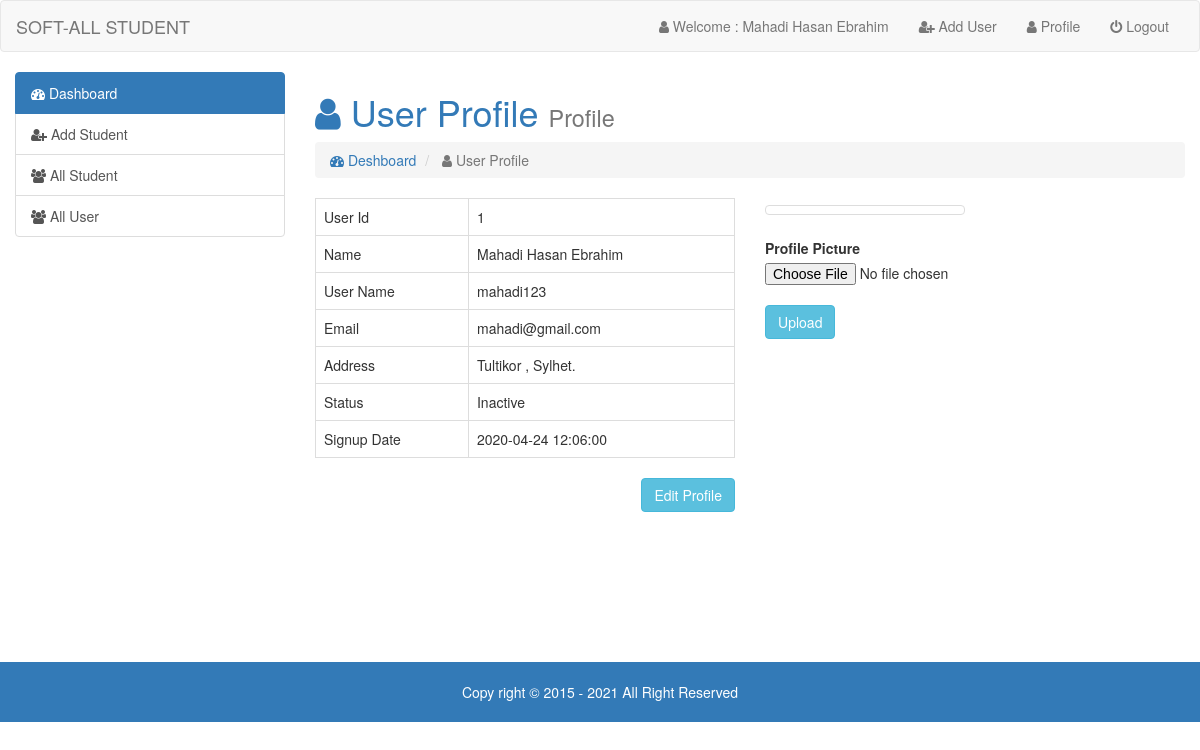
Screenshot of /admin/index.php?page=user-profile (signed in) with the database file from the repository.
### tables this page shows
CREATE TABLE `user` (
  `id` int(11) NOT NULL,
  `name` varchar(50) NOT NULL,
  `email` varchar(50) NOT NULL,
  `username` varchar(50) NOT NULL,
  `password` varchar(32) NOT NULL,
  `address` varchar(200) NOT NULL,
  `photo` varchar(300) NOT NULL,
  `status` varchar(50) NOT NULL,
  `date_time` timestamp NOT NULL DEFAULT current_timestamp()
);

### admin/user-profile.php (the view, shortened to what this page needs)
<?php
$user_s = $_SESSION['email'];
$sql_data = " SELECT * FROM `user` WHERE `email`='$user_s' ";
$sql_result = mysqli_query($link, $sql_data);
$row = mysqli_fetch_assoc($sql_result);
?>
<h1 class='text-primary'> <i class='fa fa-user'></i> User Profile <small> Profile</small> </h1>
<ol class="breadcrumb">
    <li> <a href="index.php?page=dashboard"> <i class='fa fa-dashboard'></i> Deshboard</a></li>
    <li class="active"> <i class='fa fa-user'></i> User Profile </li>
</ol>
<div class="row">
    <div class="col-md-6">
        <table class="table table-bordered">
            <tr>
                <td>User Id</td>
                <td><?= $row['id']; ?></td>
            </tr>
            <tr>
                <td>Name</td>
                <td> <?= ucwords($row['name']); ?></td>
            </tr>
            <tr>
                <td>User Name</td>
                <td><?= $row['username']; ?></td>
            </tr>
            <tr>
                <td>Email</td>
                <td><?= $row['email']; ?></td>
            </tr>
            <tr>
                <td>Address</td>
                <td><?= ucwords($row['address']); ?></td>
            </tr>
            <tr>
                <td>Status</td>
                <td><?= ucwords($row['status']); ?></td>
            </tr>
            <tr>
                <td>Signup Date</td>
                <td><?= $row['date_time']; ?></td>
            </tr>
        </table>
        <a href="" class="btn btn-info pull-right">Edit Profile</a>
    </div>
    <div class="col-md-6">
        <a href="">
            <img src="uppicture/<?= $row['photo']; ?>" style="width:200px;" class='img-thumbnail' alt="">
        </a><br><br>
        <form action="" enctype="multipart/form-data" method="POST">
            <label for="pic">Profile Picture</label>
            <input type="file" name="profile_pic" id="pic" required><br>
            <input type="submit" name="upload" value="Upload" class="btn btn-xm btn-info ">
        </form>
    </div>
</div>

### rows the page displays
user: id "1", name "Mahadi Hasan Ebrahim", username "mahadi123", email "mahadi@gmail.com", address "Tultikor , Sylhet.", status "Inactive", date_time "2020-04-24 12:06:00"
